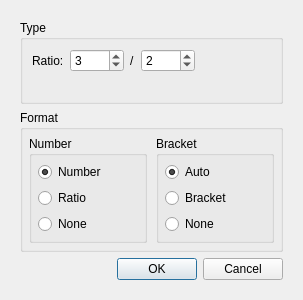
<?xml version="1.0" encoding="UTF-8"?>
<ui version="4.0">
 <class>TupletDialog</class>
 <widget class="QDialog" name="TupletDialog">
  <property name="geometry">
   <rect>
    <x>0</x>
    <y>0</y>
    <width>303</width>
    <height>300</height>
   </rect>
  </property>
  <property name="windowTitle">
   <string>Create tuplet</string>
  </property>
  <layout class="QGridLayout" name="gridLayout">
   <item row="0" column="0">
    <layout class="QGridLayout">
     <property name="leftMargin">
      <number>9</number>
     </property>
     <property name="topMargin">
      <number>9</number>
     </property>
     <property name="rightMargin">
      <number>9</number>
     </property>
     <property name="bottomMargin">
      <number>9</number>
     </property>
     <item row="0" column="0">
      <widget class="QGroupBox" name="groupBox">
       <property name="title">
        <string>Type</string>
       </property>
       <layout class="QVBoxLayout" name="verticalLayout">
        <item>
         <layout class="QHBoxLayout" name="horizontalLayout">
          <item>
           <widget class="QLabel" name="label">
            <property name="text">
             <string>Ratio:</string>
            </property>
            <property name="buddy">
             <cstring>actualNotes</cstring>
            </property>
           </widget>
          </item>
          <item>
           <widget class="QSpinBox" name="actualNotes">
            <property name="sizePolicy">
             <sizepolicy hsizetype="Preferred" vsizetype="Fixed">
              <horstretch>0</horstretch>
              <verstretch>0</verstretch>
             </sizepolicy>
            </property>
            <property name="minimum">
             <number>1</number>
            </property>
            <property name="maximum">
             <number>9999</number>
            </property>
            <property name="value">
             <number>3</number>
            </property>
           </widget>
          </item>
          <item>
           <widget class="QLabel" name="label_2">
            <property name="text">
             <string notr="true">/</string>
            </property>
            <property name="buddy">
             <cstring>normalNotes</cstring>
            </property>
           </widget>
          </item>
          <item>
           <widget class="QSpinBox" name="normalNotes">
            <property name="sizePolicy">
             <sizepolicy hsizetype="Preferred" vsizetype="Fixed">
              <horstretch>0</horstretch>
              <verstretch>0</verstretch>
             </sizepolicy>
            </property>
            <property name="minimum">
             <number>1</number>
            </property>
            <property name="maximum">
             <number>9999</number>
            </property>
            <property name="value">
             <number>2</number>
            </property>
           </widget>
          </item>
          <item>
           <spacer name="horizontalSpacer">
            <property name="orientation">
             <enum>Qt::Horizontal</enum>
            </property>
            <property name="sizeHint" stdset="0">
             <size>
              <width>40</width>
              <height>20</height>
             </size>
            </property>
           </spacer>
          </item>
         </layout>
        </item>
        <item>
         <spacer name="verticalSpacer">
          <property name="orientation">
           <enum>Qt::Vertical</enum>
          </property>
          <property name="sizeHint" stdset="0">
           <size>
            <width>20</width>
            <height>40</height>
           </size>
          </property>
         </spacer>
        </item>
       </layout>
      </widget>
     </item>
     <item row="1" column="0">
      <widget class="QGroupBox" name="formatGroupBox">
       <property name="title">
        <string>Format</string>
       </property>
       <layout class="QHBoxLayout">
        <property name="spacing">
         <number>9</number>
        </property>
        <property name="leftMargin">
         <number>6</number>
        </property>
        <property name="topMargin">
         <number>6</number>
        </property>
        <property name="rightMargin">
         <number>6</number>
        </property>
        <property name="bottomMargin">
         <number>6</number>
        </property>
        <item>
         <widget class="QGroupBox" name="numberGroupBox">
          <property name="title">
           <string>Number</string>
          </property>
          <layout class="QVBoxLayout">
           <property name="leftMargin">
            <number>6</number>
           </property>
           <property name="topMargin">
            <number>6</number>
           </property>
           <property name="rightMargin">
            <number>6</number>
           </property>
           <property name="bottomMargin">
            <number>6</number>
           </property>
           <item>
            <widget class="QRadioButton" name="number">
             <property name="text">
              <string>Number</string>
             </property>
             <property name="checked">
              <bool>true</bool>
             </property>
            </widget>
           </item>
           <item>
            <widget class="QRadioButton" name="relation">
             <property name="text">
              <string>Ratio</string>
             </property>
            </widget>
           </item>
           <item>
            <widget class="QRadioButton" name="noNumber">
             <property name="text">
              <string comment="no tuplet number style">None</string>
             </property>
            </widget>
           </item>
          </layout>
         </widget>
        </item>
        <item>
         <widget class="QGroupBox" name="bracketGroupBox">
          <property name="title">
           <string>Bracket</string>
          </property>
          <layout class="QVBoxLayout">
           <property name="leftMargin">
            <number>6</number>
           </property>
           <property name="topMargin">
            <number>6</number>
           </property>
           <property name="rightMargin">
            <number>6</number>
           </property>
           <property name="bottomMargin">
            <number>6</number>
           </property>
           <item>
            <widget class="QRadioButton" name="autoBracket">
             <property name="text">
              <string>Auto</string>
             </property>
             <property name="checked">
              <bool>true</bool>
             </property>
            </widget>
           </item>
           <item>
            <widget class="QRadioButton" name="bracket">
             <property name="text">
              <string>Bracket</string>
             </property>
            </widget>
           </item>
           <item>
            <widget class="QRadioButton" name="noBracket">
             <property name="text">
              <string comment="no tuplet bracket style">None</string>
             </property>
            </widget>
           </item>
          </layout>
         </widget>
        </item>
       </layout>
      </widget>
     </item>
     <item row="2" column="0">
      <widget class="QDialogButtonBox" name="buttonBox">
       <property name="orientation">
        <enum>Qt::Horizontal</enum>
       </property>
       <property name="standardButtons">
        <set>QDialogButtonBox::Cancel|QDialogButtonBox::Ok</set>
       </property>
      </widget>
     </item>
    </layout>
   </item>
  </layout>
 </widget>
 <resources/>
 <connections/>
</ui>
